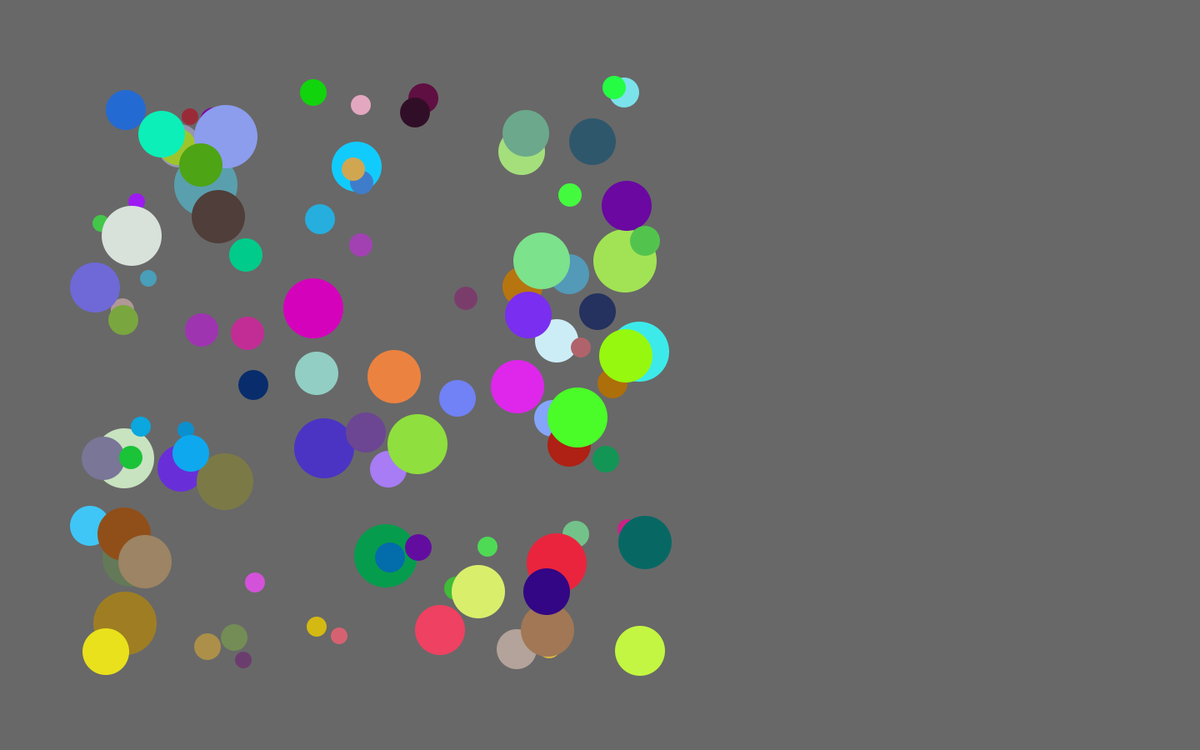
Frame 1 (no input)
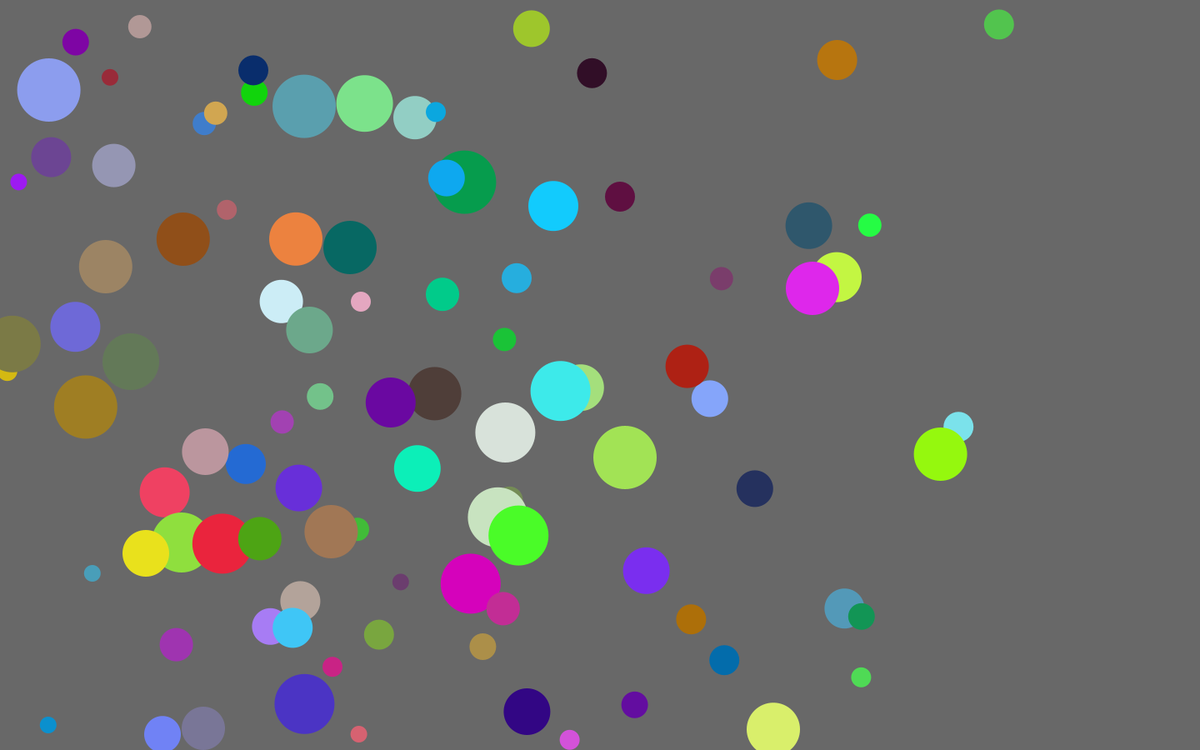
Frame 60 (the mouse pressed at the canvas centre just before this capture)
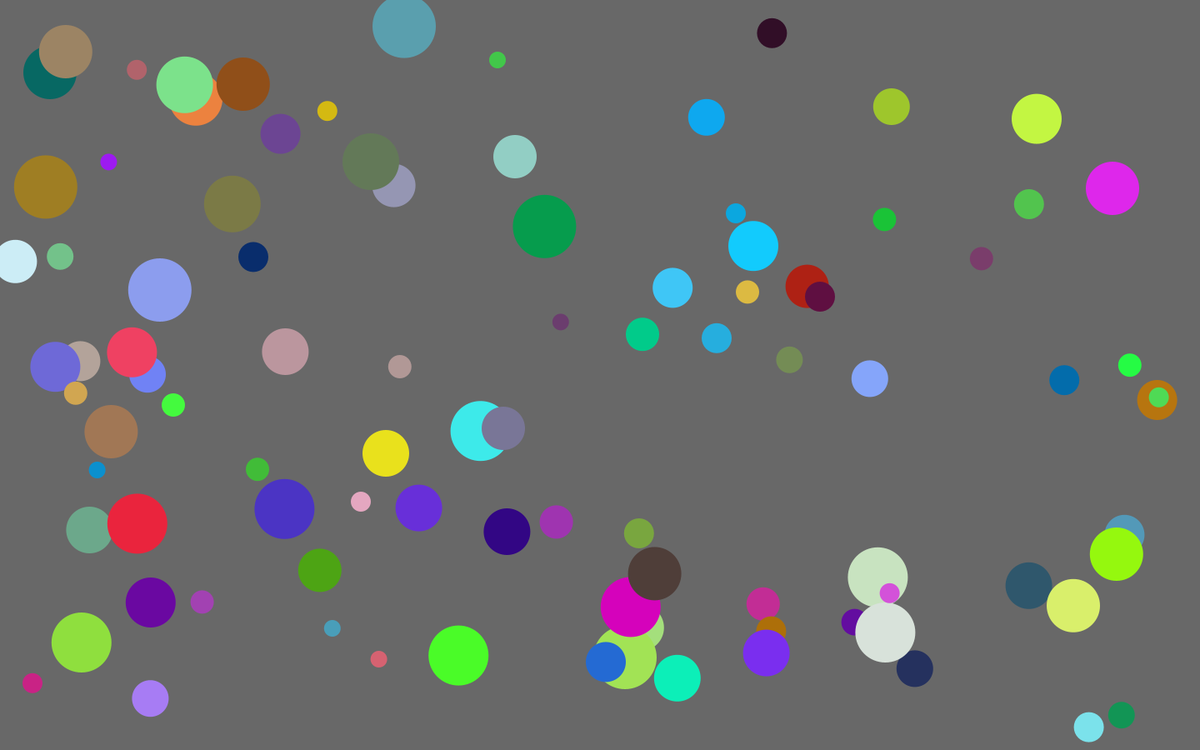
Frame 120 (the mouse held since frame 60 and released just before this capture)

The Processing sketch that drew these frames (run headless with seeded random() and noise(); from frame 60 on, the mouse is pressed at the canvas centre):

// Processing sketch: Circle_Draw___Setup
// ── Circle_Draw___Setup.pde
Circle c1 = new Circle(20,40,10,1,0, 255, 255, 255);
Circle c2 = new Circle(800,40,10,-1,0, 255, 255, 255);
final int NUM_PARTICLES = 100;
Circle[] lots0fcircles = new Circle[NUM_PARTICLES];
color[] lots0fcolors = new color[NUM_PARTICLES];
float radius = random(5, 50); 

void setup() // happens first, happens once...
{
  ellipseMode(RADIUS);
  frameRate(120);
   for (int i = 0; i<lots0fcircles.length; i++){
     int x = (int) random(100, 800);
     int y = (int) random(100, 800);
     int radius = (int) random(5,20);
     int dx = (int) random(-20,20);
     int dy = (int) random(-20,20);
    lots0fcolors[i]=color(random(255), random(255), random(255));
     lots0fcircles[i] = new Circle(x,y,radius, dx,dy, 255, 255, 255);
   }
     
  size(1440, 900);
  noStroke();

}
void draw() // happens after setup, happens over and over.....
{
    background(104);
    
    for (int m = 0; m<lots0fcircles.length; m++){
      //for(int i=0;i<lots0fcircles.length;i++){    // this is the execution of the overlap method 
      //  if(m!=i){
      //    lots0fcircles[m].overlap(lots0fcircles[i]);
      //  }
      //}
      
      fill(lots0fcolors[m]);
      lots0fcircles[m].display();
      lots0fcircles[m].move();
      lots0fcircles[m].bounce();
    } 
}
 

// ── Circle.pde
// this window does not need to be used 

/*
    background(100,100);
    c1.move();
    c2.move();
    c1.display();
    c2.display();
    if(c1.overlap(c2)&&xyz){
       c1.grow(2);
       c2.grow(2);
       xyz=false;
    } */

// ── Circle_2.pde
public class Circle {
  
  // attributes
  private float xCenter;
  private float yCenter;
  private float radius;
  private float dx;
  private float dy;
  boolean[] notInteract;
  public static final double PI = 3.14159;
  
  //constructor
  public Circle(float x, float y, float r, float xvel, float yvel, float red, float green, float blue) 
  {
    xCenter = x;
    yCenter  = y;
    radius = r;
    dx = xvel;
    dy = yvel;
  }
  
  public void display()
  {
    // draw a circle with (xCenter and yCenter) with size (radius*2)
    ellipse(xCenter, yCenter, radius*2, radius*2);
  }
  
  public void move() {
      xCenter = xCenter + 0.2*(dx);
      yCenter = yCenter + 0.2*(dy);
      
      
      // unique functions 
      if (keyPressed) {
       if (key=='f'){
          dx = dx *-1;
          dy = dy *-1;
       }
     }
     if (keyPressed) {
       if (key=='y'){
          dx = dx *-1;
       }
     } 
     if (keyPressed) {
       if (key=='x'){
          dy = dy *-1;
       }
     }  
     if (keyPressed) {
       if (key=='r'){
         setup();
       }
     } 
  }
    
  // bounce method 
  public void bounce() { 
    
        if (xCenter > width-radius || xCenter < radius) {
          dx *= -1;
        }
        if (yCenter > height-radius || yCenter < radius) {
          dy *= -1;
        }
        
      xCenter = xCenter + 0.2*(dx);
      yCenter = yCenter + 0.2*(dy);
    
  }
  
  //return the area of this circle
  public double area()
  {
    return PI * Math.pow(radius, 2);
  }
  
  //return the circumference of this circle
  public double circumference()
  {
    return PI * 2 * radius;
    //double circumference;
    //circumference = 2 * PI * radius;
    //return circumference;
  }
  
  //returns true if this Circle overlaps Circle other and false otherwise
  public void overlap(Circle other)
  {
    
    float xDiff = xCenter-other.xCenter;
    float yDiff = yCenter-other.yCenter;
    double distance = Math.sqrt(xDiff * xDiff + yDiff * yDiff);
    //if(radius + other.radius > distance-10 )
    //{
    //  int k=1;
    //  dx *= -k;
    //  dy *=-k;
    //}
  }
  
  //increase the radius by n units
  public void grow(float n)
  {
    radius = radius + n;
  }
  
  public float getX()
  {
    return xCenter;
  }
  
  public float getY()
  {
    return yCenter;
  }
  
  public float getRadius()
  {
    return radius;
  }
  
  public float DX()
  {
    return dx;
  }
  
  public float DY()
  {
    return dy;
  }
}


/* Math.sqrt((xCenter-other.xCenter)*(xCenter-other.xCenter) + (yCenter-other.yCenter)*(yCenter-other.yCenter)) */

// ── Shapes.pde
// this window does not need to be used

/*
public class Shapes {
  private int x;
  private int y;
  private int rad; // radius
  private int color;
  public Shapes(int X, int Y, int Radius, int colour){
    X = x;
    Y = y;
    Radius = radius;
    colour = color;
  }
  
  
  public Circle []Shapes(int leng){
    
    
  }
}
 
 */
